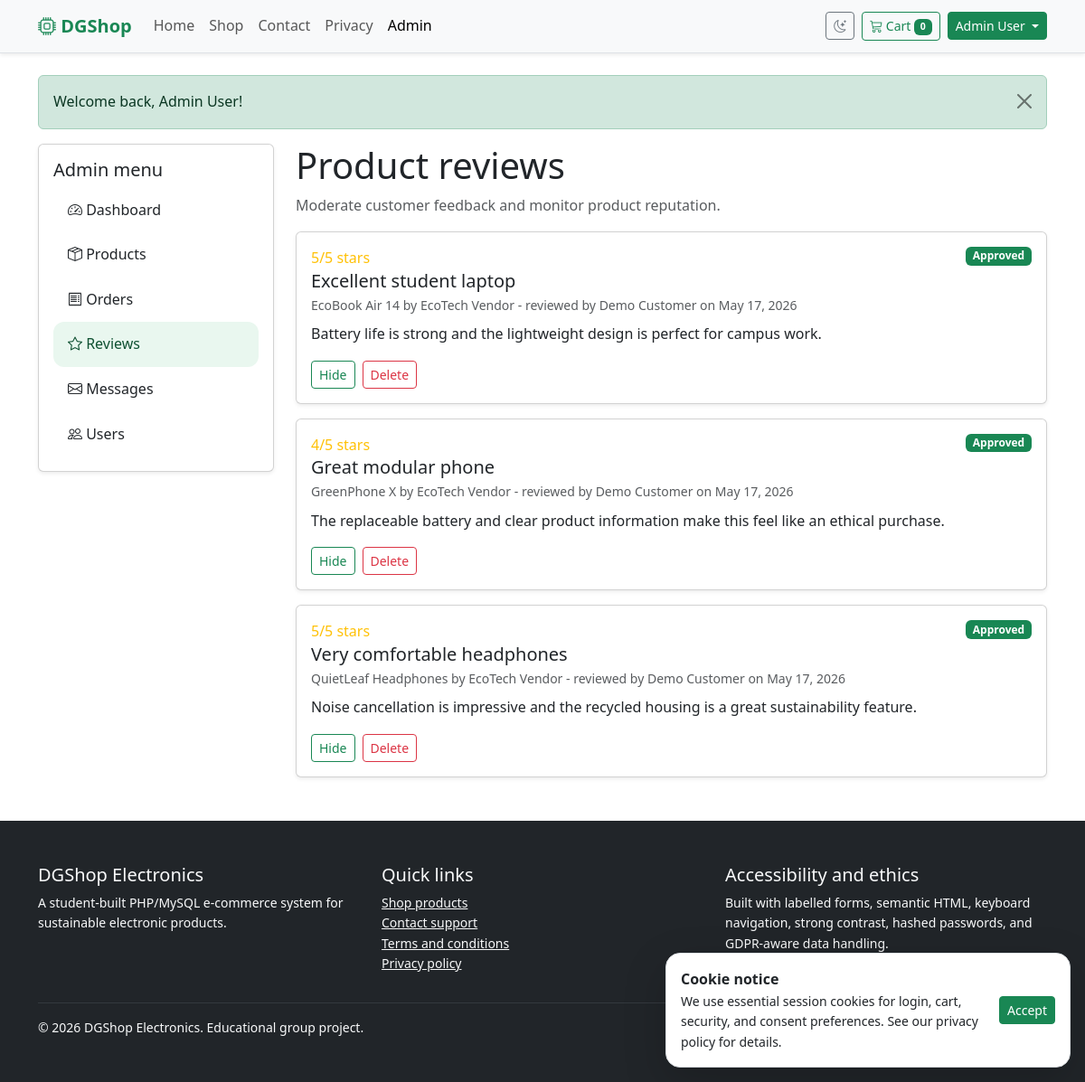
Screenshot of /admin/reviews.php (signed in) with the database file from the repository.
### tables this page shows
CREATE TABLE reviews (
  id INT UNSIGNED AUTO_INCREMENT PRIMARY KEY,
  product_id INT UNSIGNED NOT NULL,
  user_id INT UNSIGNED NOT NULL,
  rating TINYINT UNSIGNED NOT NULL,
  title VARCHAR(140) NOT NULL,
  body TEXT NOT NULL,
  is_approved TINYINT(1) NOT NULL DEFAULT 1,
  created_at TIMESTAMP NOT NULL DEFAULT CURRENT_TIMESTAMP,
  CONSTRAINT chk_reviews_rating CHECK (rating BETWEEN 1 AND 5),
  CONSTRAINT fk_reviews_products
    FOREIGN KEY (product_id) REFERENCES products(id)
    ON DELETE CASCADE
    ON UPDATE CASCADE,
  CONSTRAINT fk_reviews_users
    FOREIGN KEY (user_id) REFERENCES users(id)
    ON DELETE CASCADE
    ON UPDATE CASCADE
);

CREATE TABLE products (
  id INT UNSIGNED AUTO_INCREMENT PRIMARY KEY,
  category_id INT UNSIGNED NOT NULL,
  seller_id INT UNSIGNED NOT NULL,
  name VARCHAR(160) NOT NULL,
  brand VARCHAR(100) NOT NULL,
  description TEXT NOT NULL,
  price DECIMAL(10,2) NOT NULL,
  stock INT UNSIGNED NOT NULL DEFAULT 0,
  image_url VARCHAR(255) NOT NULL,
  is_active TINYINT(1) NOT NULL DEFAULT 1,
  created_at TIMESTAMP NOT NULL DEFAULT CURRENT_TIMESTAMP,
  updated_at TIMESTAMP NOT NULL DEFAULT CURRENT_TIMESTAMP ON UPDATE CURRENT_TIMESTAMP,
  CONSTRAINT fk_products_categories
    FOREIGN KEY (category_id) REFERENCES categories(id)
    ON DELETE RESTRICT
    ON UPDATE CASCADE,
  CONSTRAINT fk_products_sellers
    FOREIGN KEY (seller_id) REFERENCES users(id)
    ON DELETE RESTRICT
    ON UPDATE CASCADE
);

CREATE TABLE users (
  id INT UNSIGNED AUTO_INCREMENT PRIMARY KEY,
  name VARCHAR(120) NOT NULL,
  username VARCHAR(30) NOT NULL UNIQUE,
  email VARCHAR(190) NOT NULL UNIQUE,
  password_hash VARCHAR(255) NOT NULL,
  role ENUM('admin', 'vendor', 'user') NOT NULL DEFAULT 'user',
  created_at TIMESTAMP NOT NULL DEFAULT CURRENT_TIMESTAMP
);

### config/config.php (called while the page is built, shortened)
<?php
function db(): PDO
{
    static $pdo = null;
    try {
        $dsn = 'mysql:host=' . DB_HOST . ';dbname=' . DB_NAME . ';charset=utf8mb4';
        $pdo = new PDO($dsn, DB_USER, DB_PASS, [
            PDO::ATTR_ERRMODE => PDO::ERRMODE_EXCEPTION,
            PDO::ATTR_DEFAULT_FETCH_MODE => PDO::FETCH_ASSOC,
            PDO::ATTR_EMULATE_PREPARES => false,
        ]);
    } catch (PDOException $exception) {
        render_database_setup_error($exception);
    }
    return $pdo;
}

### includes/functions.php (called while the page is built, shortened)
<?php
require_once __DIR__ . '/../config/config.php';
function e(?string $value): string
{
    return htmlspecialchars((string) $value, ENT_QUOTES, 'UTF-8');
}

### admin/reviews.php (the view, shortened to what this page needs)
<?php
require_once __DIR__ . '/../includes/functions.php';
$reviews = db()->query(
    'SELECT r.*, p.name AS product_name, u.name AS reviewer_name, seller.name AS seller_name
     FROM reviews r
     JOIN products p ON p.id = r.product_id
     JOIN users u ON u.id = r.user_id
     JOIN users seller ON seller.id = p.seller_id
     ORDER BY r.created_at DESC'
)->fetchAll();
include __DIR__ . '/../includes/header.php';
?>
<section class="container">
    <div class="row g-4">
        <div class="col-lg-3"><?php include __DIR__ . '/_sidebar.php'; ?></div>
        <div class="col-lg-9">
            <h1>Product reviews</h1>
            <p class="text-body-secondary">Moderate customer feedback and monitor product reputation.</p>
            <div class="row g-3">
                <?php foreach ($reviews as $review): ?>
                    <div class="col-12">
                        <article class="card shadow-sm">
                            <div class="card-body">
                                <div class="d-flex flex-column flex-md-row justify-content-between gap-3">
                                    <div>
                                        <div class="text-warning"><?= (int) $review['rating'] ?>/5 stars</div>
                                        <h2 class="h5 mb-1"><?= e($review['title']) ?></h2>
                                        <p class="small text-body-secondary mb-2">
                                            <?= e($review['product_name']) ?> by <?= e($review['seller_name']) ?> -
                                            reviewed by <?= e($review['reviewer_name']) ?> on <?= e(date('M j, Y', strtotime($review['created_at']))) ?>
                                        </p>
                                    </div>
                                    <span class="badge text-bg-<?= (int) $review['is_approved'] ? 'success' : 'secondary' ?> align-self-md-start"><?= (int) $review['is_approved'] ? 'Approved' : 'Hidden' ?></span>
                                </div>
                                <p><?= e($review['body']) ?></p>
                                <div class="d-flex flex-wrap gap-2">
                                    <form method="post">
                                        <button class="btn btn-outline-success btn-sm" type="submit"><?= (int) $review['is_approved'] ? 'Hide' : 'Approve' ?></button>
                                    </form>
                                    <form method="post">
                                        <button class="btn btn-outline-danger btn-sm" type="submit" data-confirm="Delete this review?">Delete</button>
                                    </form>
                                </div>
                            </div>
                        </article>
                    </div>
                <?php endforeach; ?>
            </div>
        </div>
    </div>
</section>
<?php include __DIR__ . '/../includes/footer.php'; ?>

### assets/css/styles.css (style rules this page uses)
:root { --brand-green: #198754; --brand-dark: #10231b; --soft-green: #e9f7ef; }
body { font-family: system-ui, -apple-system, BlinkMacSystemFont, "Segoe UI", sans-serif; line-height: 1.6; }

### rows the page displays
reviews: rating "5", title "Excellent student laptop", product.name "EcoBook Air 14", users.name "EcoTech Vendor", user.name "Demo Customer", created_at "May 17, 2026", is_approved "Approved", body "Battery life is strong and the lightweight design is perfect for campus work."
reviews: rating "4", title "Great modular phone", product.name "GreenPhone X", users.name "EcoTech Vendor", user.name "Demo Customer", created_at "May 17, 2026", is_approved "Approved", body "The replaceable battery and clear product information make this feel like an ethical purchase."
reviews: rating "5", title "Very comfortable headphones", product.name "QuietLeaf Headphones", users.name "EcoTech Vendor", user.name "Demo Customer", created_at "May 17, 2026", is_approved "Approved", body "Noise cancellation is impressive and the recycled housing is a great sustainability feature."

### other values shown
cart_count() "0"
current_user()['name'] "Admin User"
$flash['message'] "Welcome back, Admin User!"
